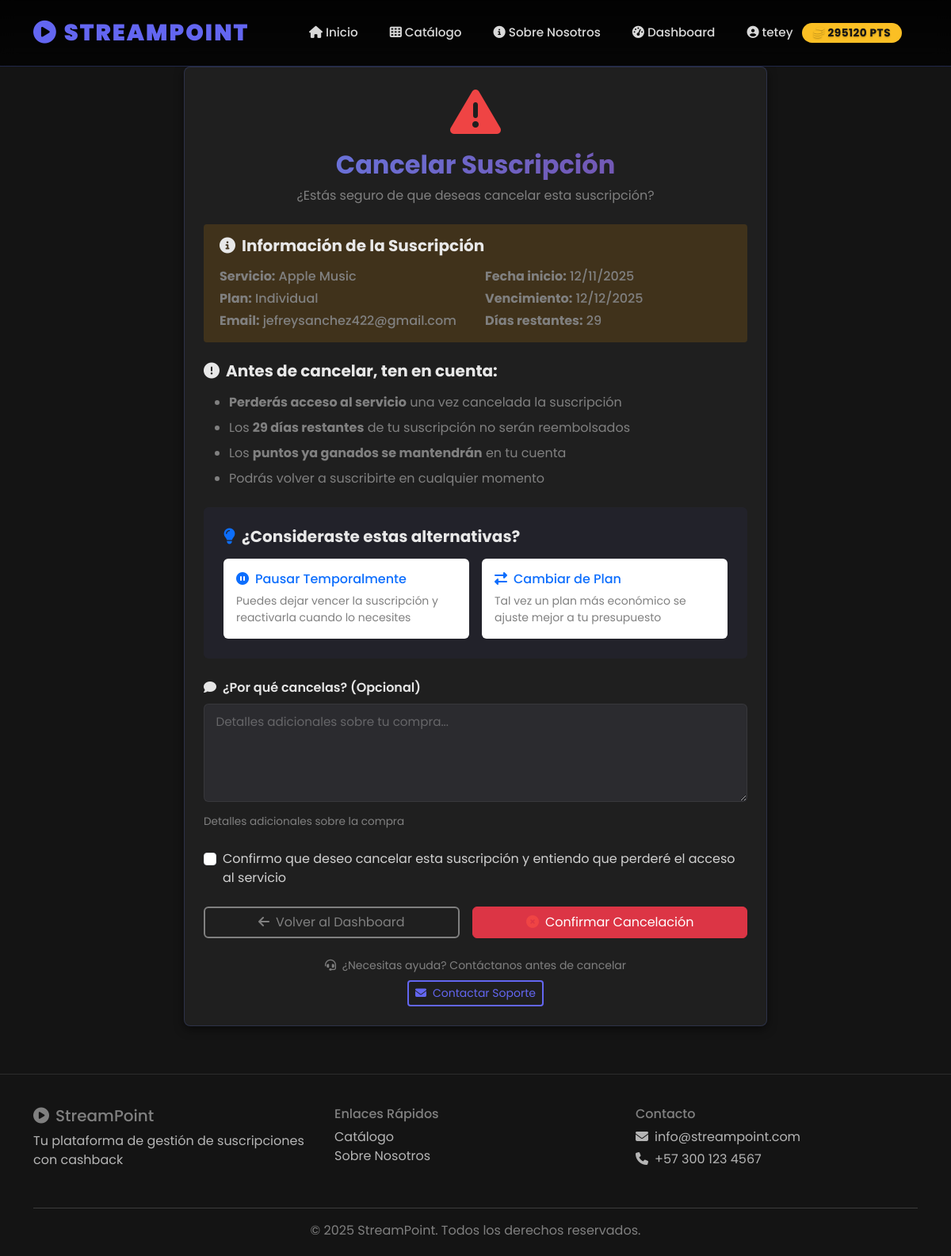
Page /user/cancelar/1/ (signed in) on the committed database.
### core_user/models.py (models this page shows, shortened)
class PerfilUsuario(models.Model):
    user = models.OneToOneField(User, on_delete=models.CASCADE, related_name='perfil')
    telefono = models.CharField(max_length=15, blank=True)
    puntos_totales = models.IntegerField(default=0, help_text="Total de puntos acumulados históricamente")
    puntos_disponibles = models.IntegerField(default=0, help_text="Puntos disponibles para canjear")
    fecha_registro = models.DateTimeField(auto_now_add=True)
    class Meta:
        verbose_name_plural = "Perfiles de Usuario"

class Suscripcion(models.Model):
    ESTADO_CHOICES = [
        ('pendiente', 'Pendiente de validación'),
        ('activa', 'Activa'),
        ('vencida', 'Vencida'),
        ('cancelada', 'Cancelada'),
    ]
    METODO_PAGO_CHOICES = [
        ('tarjeta', 'Tarjeta de crédito/débito'),
        ('pse', 'PSE'),
        ('efectivo', 'Efectivo'),
        ('puntos', 'Canje de puntos'),
    ]
    usuario = models.ForeignKey(User, on_delete=models.CASCADE, related_name='suscripciones')
    plan = models.ForeignKey(PlanSuscripcion, on_delete=models.CASCADE)
    fecha_creacion = models.DateTimeField(auto_now_add=True)
    fecha_inicio = models.DateField()
    fecha_vencimiento = models.DateField()
    estado = models.CharField(max_length=20, choices=ESTADO_CHOICES, default='pendiente')
    validada = models.BooleanField(default=False, help_text="¿La compra ha sido validada por un admin?")
    fecha_validacion = models.DateTimeField(null=True, blank=True)
    metodo_pago = models.CharField(max_length=20, choices=METODO_PAGO_CHOICES)
    monto_pagado = models.DecimalField(max_digits=10, decimal_places=2)
    puntos_otorgados = models.IntegerField(default=0, help_text="Puntos de cashback otorgados")
    es_primera_compra = models.BooleanField(default=False)
    email_servicio = models.EmailField(help_text="Email usado en el servicio de streaming")
    usuario_servicio = models.CharField(max_length=200, blank=True, help_text="Nombre de usuario en el servicio (Netflix, Spotify, etc.)")
    notas = models.TextField(blank=True)
    class Meta:
        verbose_name_plural = "Suscripciones"
        ordering = ['-fecha_creacion']
        indexes = [
            models.Index(fields=['usuario', 'estado']),
            models.Index(fields=['fecha_vencimiento']),
            models.Index(fields=['-fecha_creacion']),
            models.Index(fields=['validada', 'estado']),
        ]
    def dias_restantes(self):
        if self.fecha_vencimiento:
            delta = self.fecha_vencimiento - timezone.now().date()
            return max(0, delta.days)
        return 0

### core_public/models.py (models this page shows, shortened)
class PlanSuscripcion(models.Model):
    DURACION_CHOICES = [
        ('mensual', 'Mensual'),
        ('trimestral', 'Trimestral'),
        ('semestral', 'Semestral'),
        ('anual', 'Anual'),
    ]
    servicio = models.ForeignKey(ServicioStreaming, on_delete=models.CASCADE, related_name='planes')
    nombre = models.CharField(max_length=100, help_text="Ej: Básico, Premium, Familiar")
    precio = models.DecimalField(max_digits=10, decimal_places=2)
    duracion = models.CharField(max_length=20, choices=DURACION_CHOICES, default='mensual')
    caracteristicas = models.JSONField(default=list, help_text="Lista de características del plan")
    puntos_primera_compra = models.IntegerField(default=100, help_text="Puntos por primera compra")
    puntos_renovacion = models.IntegerField(default=50, help_text="Puntos por cada renovación")
    activo = models.BooleanField(default=True)
    class Meta:
        verbose_name_plural = "Planes de Suscripción"
        ordering = ['servicio', 'precio']

class ServicioStreaming(models.Model):
    nombre = models.CharField(max_length=100, unique=True)
    categoria = models.ForeignKey(CategoriaStreaming, on_delete=models.CASCADE, related_name='servicios')
    logo_url = models.URLField(blank=True, help_text="URL del logo del servicio")
    descripcion = models.TextField()
    sitio_web = models.URLField()
    activo = models.BooleanField(default=True)
    fecha_creacion = models.DateTimeField(auto_now_add=True)
    class Meta:
        verbose_name_plural = "Servicios de Streaming"
        ordering = ['nombre']

### core_user/views.py (the view)
# urls.py: path('cancelar/<int:suscripcion_id>/', views.cancelar_suscripcion, name='cancelar_suscripcion'),
@login_required
def cancelar_suscripcion(request, suscripcion_id):
    suscripcion = get_object_or_404(
        Suscripcion,
        id=suscripcion_id,
        usuario=request.user
    )
    if request.method == 'POST':
        suscripcion.estado = 'cancelada'
        suscripcion.save()
        messages.warning(request, f'Suscripción a {suscripcion.plan.servicio.nombre} cancelada.')
        return redirect('user:dashboard')
    context = {
        'suscripcion': suscripcion,
    }
    return render(request, 'user/cancelar_suscripcion.html', context)

### core_user/templates/user/cancelar_suscripcion.html (shortened to what this page needs)
{% extends 'base.html' %}
{% load static %}
{% block content %}
<div class="row justify-content-center">
    <div class="col-lg-8">
        <div class="card-custom p-4">
            <div class="text-center mb-4">
                <i class="fas fa-exclamation-triangle" style="font-size: 4rem; color: var(--danger);"></i>
                <h2 class="text-gradient mt-3">Cancelar Suscripción</h2>
                <p class="text-muted">
                    ¿Estás seguro de que deseas cancelar esta suscripción?
                </p>
            </div>
            <div class="alert alert-warning border-0 mb-4">
                <h5 class="alert-heading">
                    <i class="fas fa-info-circle me-2"></i>Información de la Suscripción
                </h5>
                <div class="row">
                    <div class="col-md-6">
                        <p class="mb-1"><strong>Servicio:</strong> {{ suscripcion.plan.servicio.nombre }}</p>
                        <p class="mb-1"><strong>Plan:</strong> {{ suscripcion.plan.nombre }}</p>
                        <p class="mb-0"><strong>Email:</strong> {{ suscripcion.email_servicio }}</p>
                    </div>
                    <div class="col-md-6">
                        <p class="mb-1"><strong>Fecha inicio:</strong> {{ suscripcion.fecha_inicio|date:"d/m/Y" }}</p>
                        <p class="mb-1"><strong>Vencimiento:</strong> {{ suscripcion.fecha_vencimiento|date:"d/m/Y" }}</p>
                        <p class="mb-0"><strong>Días restantes:</strong> {{ suscripcion.dias_restantes }}</p>
                    </div>
                </div>
            </div>
            <div class="mb-4">
                <h5 class="text-danger mb-3">
                    <i class="fas fa-exclamation-circle me-2"></i>Antes de cancelar, ten en cuenta:
                </h5>
                <ul class="text-muted">
                    <li class="mb-2">
                        <strong>Perderás acceso al servicio</strong> una vez cancelada la suscripción
                    </li>
                    <li class="mb-2">
                        Los <strong>{{ suscripcion.dias_restantes }} días restantes</strong> de tu suscripción no serán reembolsados
                    </li>
                    <li class="mb-2">
                        Los <strong>puntos ya ganados se mantendrán</strong> en tu cuenta
                    </li>
                    <li class="mb-2">
                        Podrás volver a suscribirte en cualquier momento
                    </li>
                </ul>
            </div>
            <div class="card mb-4" style="background: rgba(99, 102, 241, 0.05); border: none;">
                <div class="card-body">
                    <h5 class="mb-3">
                        <i class="fas fa-lightbulb me-2 text-primary"></i>¿Consideraste estas alternativas?
                    </h5>
                    <div class="row g-3">
                        <div class="col-md-6">
                            <div class="p-3 bg-white rounded">
                                <h6 class="text-primary">
                                    <i class="fas fa-pause-circle me-2"></i>Pausar Temporalmente
                                </h6>
                                <p class="small text-muted mb-0">
                                    Puedes dejar vencer la suscripción y reactivarla cuando lo necesites
                                </p>
                            </div>
                        </div>
                        <div class="col-md-6">
                            <div class="p-3 bg-white rounded">
                                <h6 class="text-primary">
                                    <i class="fas fa-exchange-alt me-2"></i>Cambiar de Plan
                                </h6>
                                <p class="small text-muted mb-0">
                                    Tal vez un plan más económico se ajuste mejor a tu presupuesto
                                </p>
                            </div>
                        </div>
                    </div>
                </div>
            </div>
            <form method="post">
                <div class="mb-4">
                    <label for="motivo" class="form-label-custom d-block mb-2">
                        <i class="fas fa-comment me-2"></i>¿Por qué cancelas? (Opcional)
                    </label>
                    <textarea class="form-control-custom motivo-input"
                              id="motivo"
                              name="motivo"
                              rows="5"
                              placeholder="Detalles adicionales sobre tu compra..."
                              aria-describedby="motivoHelp"></textarea>
                    <small id="motivoHelp" class="small text-muted d-block mt-2">
                        Detalles adicionales sobre la compra
                    </small>
                </div>
                <div class="mb-4">
                    <div class="form-check">
                        <input class="form-check-input"
                               type="checkbox"
                               id="confirmo_cancelacion"
                               required>
                        <label class="form-check-label" for="confirmo_cancelacion">
                            Confirmo que deseo cancelar esta suscripción y entiendo que perderé el acceso al servicio
                        </label>
                    </div>
                </div>
                <div class="d-flex gap-3">
                    <a href="{% url 'user:dashboard' %}" class="btn btn-outline-secondary flex-grow-1">
                        <i class="fas fa-arrow-left me-2"></i>Volver al Dashboard
                    </a>
                    <button type="submit" class="btn btn-danger flex-grow-1">
                        <i class="fas fa-times-circle me-2"></i>Confirmar Cancelación
                    </button>
                </div>
            </form>
            <div class="mt-4 text-center">
                <p class="small text-muted mb-2">
                    <i class="fas fa-headset me-1"></i>
                    ¿Necesitas ayuda? Contáctanos antes de cancelar
                </p>
                <a href="#" class="btn btn-sm btn-outline-primary">
                    <i class="fas fa-envelope me-2"></i>Contactar Soporte
                </a>
            </div>
        </div>
    </div>
</div>
{% endblock %}

### templates/base.html (shortened to what this page needs)
{% load static %}
{% load user_extras %}
<!DOCTYPE html>
<html lang="es">
<head>
    <link href="https://cdn.jsdelivr.net/npm/bootstrap@5.3.0/dist/css/bootstrap.min.css" rel="stylesheet">
    <link rel="stylesheet" href="https://cdnjs.cloudflare.com/ajax/libs/font-awesome/6.4.0/css/all.min.css">
    <link rel="stylesheet" href="{% static 'css/style.css' %}">
</head>
<body>
    <nav class="navbar navbar-expand-lg navbar-dark">
        <div class="container">
            <a class="navbar-brand" href="{% url 'public:index' %}">
                <i class="fas fa-play-circle me-2"></i>StreamPoint
            </a>
            <div class="collapse navbar-collapse" id="navbarNav">
                <ul class="navbar-nav ms-auto align-items-center">
                    <li class="nav-item">
                        <a class="nav-link" href="{% url 'public:index' %}">
                            <i class="fas fa-home me-1"></i>Inicio
                        </a>
                    </li>
                    <li class="nav-item">
                        <a class="nav-link" href="{% url 'public:catalogo' %}">
                            <i class="fas fa-th me-1"></i>Catálogo
                        </a>
                    </li>
                    <li class="nav-item">
                        <a class="nav-link" href="{% url 'public:informacion_proyecto' %}">
                            <i class="fas fa-info-circle me-1"></i>Sobre Nosotros
                        </a>
                    </li>
                    {% if user.is_authenticated %}
                        <li class="nav-item">
                            <a class="nav-link" href="{% url 'user:dashboard' %}">
                                <i class="fas fa-tachometer-alt me-1"></i>Dashboard
                            </a>
                        </li>
                        <li class="nav-item dropdown">
                            <a class="nav-link dropdown-toggle" href="#" id="userDropdown" role="button" data-bs-toggle="dropdown">
                                <i class="fas fa-user-circle me-1"></i>{{ user.username }}
                                <span class="badge bg-warning ms-2 text-dark fw-bold">
                                    <i class="fas fa-coins me-1"></i>{{ user|puntos_disponibles }} PTS
                                </span>
                            </a>
                        </li>
                    {% endif %}
                </ul>
            </div>
        </div>
    </nav>
    <div class="content-wrapper">
        <div class="container">
            {% block content %}{% endblock %}
        </div>
    </div>
    <footer>
        <div class="container">
            <div class="row">
                <div class="col-md-4 mb-3">
                    <h5><i class="fas fa-play-circle me-2"></i>StreamPoint</h5>
                    <p class="text-light">Tu plataforma de gestión de suscripciones con cashback</p>
                </div>
                <div class="col-md-4 mb-3">
                    <h6>Enlaces Rápidos</h6>
                    <ul class="list-unstyled">
                        <li><a href="{% url 'public:catalogo' %}" class="text-light text-decoration-none">Catálogo</a></li>
                        <li><a href="{% url 'public:informacion_proyecto' %}" class="text-light text-decoration-none">Sobre Nosotros</a></li>
                    </ul>
                </div>
                <div class="col-md-4 mb-3">
                    <h6>Contacto</h6>
                    <p class="text-light mb-1">
                        <i class="fas fa-envelope me-2"></i>info@streampoint.com
                    </p>
                    <p class="text-light">
                        <i class="fas fa-phone me-2"></i>+57 300 123 4567
                    </p>
                </div>
            </div>
            <hr class="text-light">
            <div class="text-center">
                <p class="mb-0">&copy; 2025 StreamPoint. Todos los derechos reservados.</p>
            </div>
        </div>
    </footer>
</body>
</html>

### rows in the picture
Suscripcion: plan.servicio.nombre "Apple Music", plan.nombre "Individual", email_servicio "jefreysanchez422@gmail.com", fecha_inicio "12/11/2025", fecha_vencimiento "12/12/2025", dias_restantes "29"

### other values in the picture
{{ user.username }} "tetey"
{{ user|puntos_disponibles }} "295120"
